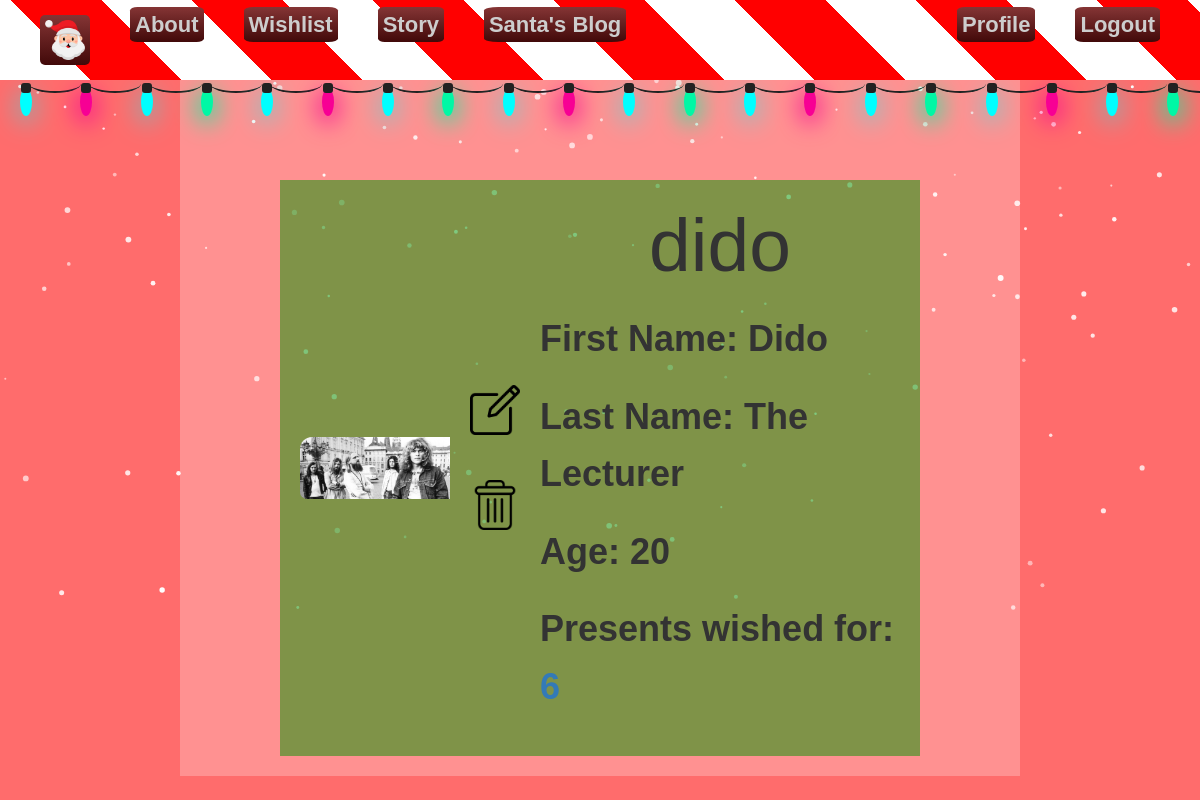
The page /accounts/2/details/ (signed in) on the database its author committed.
### SantasWorkshop/accounts/models.py (models this page shows, shortened)
class AppUser(AbstractBaseUser, PermissionsMixin):
    email = models.EmailField(
        unique=True
    )
    username = models.CharField(
        max_length=100,
        unique=True,
    )
    is_staff = models.BooleanField(
        default=False,
    )
    is_active = models.BooleanField(
        default=True,
    )
    objects = AppUserManager()
    EMAIL_FIELD = "email"
    USERNAME_FIELD = 'username'  # USERNAME_FIELD means the first credential in our auth
    REQUIRED_FIELDS = ["email"]
    def __str__(self):
        return self.username

class Profile(models.Model):
    user = models.OneToOneField(
        AppUser,
        on_delete=models.CASCADE,
        primary_key=True,
        related_name='profile'
    )
    age = models.IntegerField(
        blank=True,
        null=True,
        default=None
    )
    first_name = models.CharField(
        max_length=30,
        blank=True,
        null=True,
    )
    last_name = models.CharField(
        max_length=30,
        blank=True,
        null=True,
    )
    image = models.ImageField(
        upload_to='profile_photos/',
        blank=True,
        null=True,
    )
    @property
    def presents_count(self):
        return self.user.presents.count()

### SantasWorkshop/accounts/views.py (the view)
# urls.py: path('details/', ProfileDetailView.as_view(), name='profile-details'),
class ProfileDetailView(LoginRequiredMixin, DetailView):
    model = UserModel
    template_name = 'profiles/profile-details-page.html'
    slug_field = 'pk'
    slug_url_kwarg = 'pk'
    def get_context_data(self, **kwargs):
        context = super().get_context_data(**kwargs)
        context['user_profile'] = self.object  # add the user profile to the context
        return context

### templates/profiles/profile-details-page.html
{% extends 'common/base.html' %}
{% load static %}
{% block content %}
    <div id="Profile-Details" class="container">
        <div class="profile-image">
            {% if object.profile.image %}
                <img src="{{ object.profile.image.url }}" alt="profile_picture"/>
            {% else %}
                <img src="{% static 'images/elf1.png' %}" alt="elf_image"/>
            {% endif %}
        </div>
        <div>
            {% if request.user.pk == object.pk %}
                <h2><a href="{% url 'profile-edit' request.user.pk %}">
                    <img src="{% static 'images/edit.png' %}" alt="edit button" class="edit-object"/>
                </a></h2>
                <h2><a href="{% url 'profile-delete' request.user.pk %}">
                    <img src="{% static 'images/delete.png' %}" alt="delete button" class="delete-object"/>
                </a></h2>
            {% endif %}
        </div>
        <div class="profile-info">
            <h1>{{ user_profile }}</h1>
            <p>First Name: {{ object.profile.first_name }}</p>
            <p>Last Name: {{ object.profile.last_name }}</p>
            <p>Age: {{ object.profile.age }}</p>
            <p>Presents wished for: <a href="{% url 'profile-presents' object.pk %}">{{ object.profile.presents_count }}</a></p>
        </div>
    </div>
{% endblock %}

### static/css/main.css (style rules this page uses)
* { box-sizing: border-box; margin: 0; padding: 0; }
body { font-family: "Roboto", sans-serif; font-weight: 300; font-style: normal; background-color: #f3f0f0; line-height: 1.6; color: #333; }
.container { width: 80%; margin: 0 auto; padding: 20px; max-width: 1200px; }
h1 { text-align: center; color: #333; font-size: 2.5rem; margin-bottom: 20px; }
h2 { font-size: 1.8rem; margin-bottom: 10px; }
p { font-size: 1.2rem; margin-bottom: 20px; }
a { text-decoration: none; color: #337ab7; }

### static/css/nav.css (style rules this page uses)
body, html { margin: 0; padding: 0; overflow-x: hidden; }

### static/css/forms.css (style rules this page uses)
.delete-object { width: 50px; height: auto; }
.edit-object { width: 50px; height: auto; }

### static/css/important.css (style rules this page uses)
.profile-image img { width: 150px; height: auto; border-radius: 12px 0 0 7px; }
#Profile-Details { display: flex; justify-content: flex-start; align-items: center; gap: 20px; background-color: rgba(0, 150, 0, 0.5); margin-top: 100px; }
.profile-info { flex: 1; }

### static/css/snow.css (style rules this page uses)
body, html { margin: 0; height: auto; font-weight: 700; font-size: 30px; color: #FFF; }

### static/css/about.css (style rules this page uses)
body { font-family: 'Arial', sans-serif; background-color: #f4f4f9; color: #333; }
main h2 { color: #c62828; text-align: center; margin-bottom: 1rem; }

### rows shown on the page
AppUser: profile.image (picture), username "dido", profile.first_name "Dido", profile.last_name "The Lecturer", profile.age "20", profile.presents_count "6"
